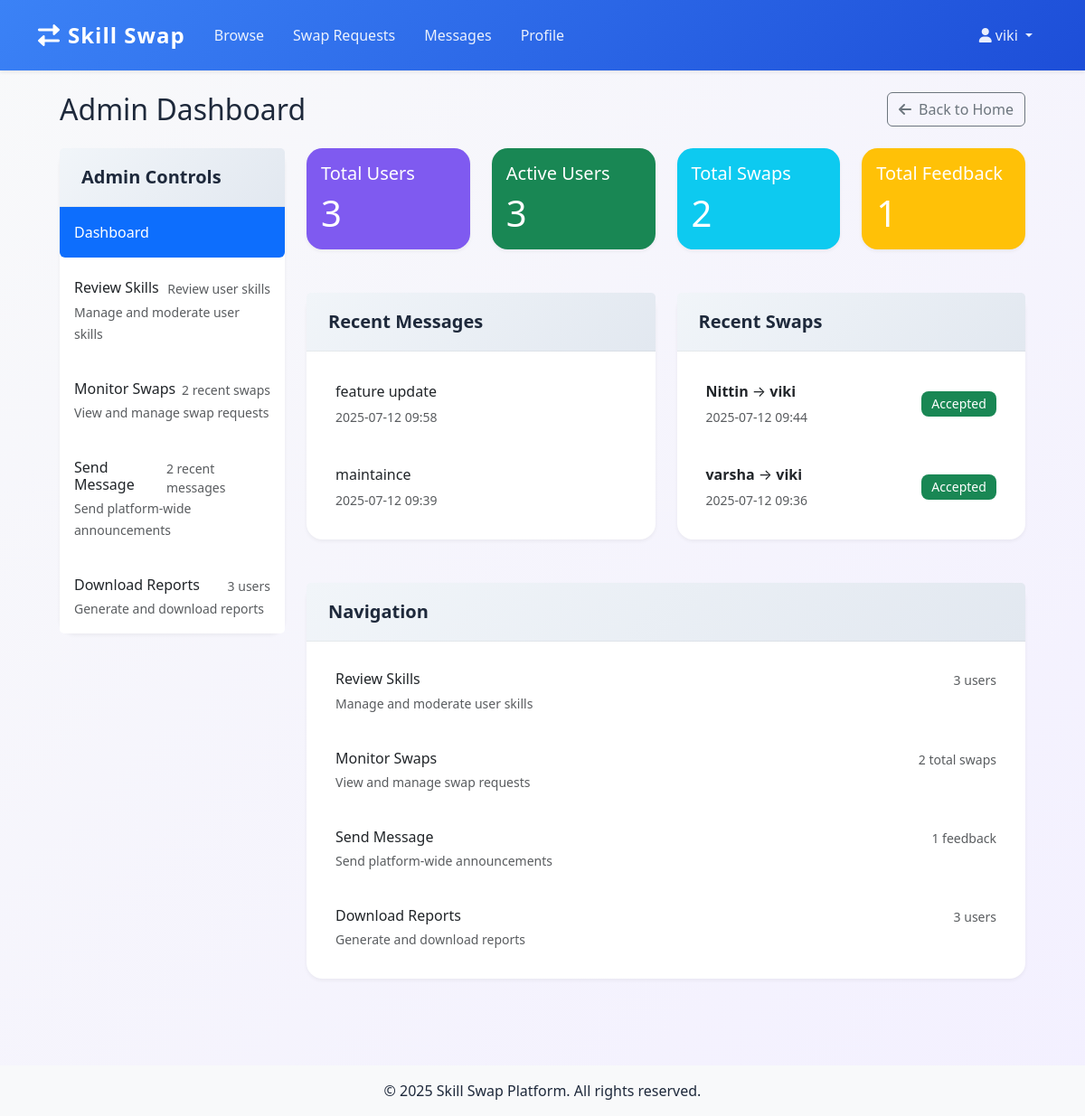
Page /admin (signed in) on the earlier database version.
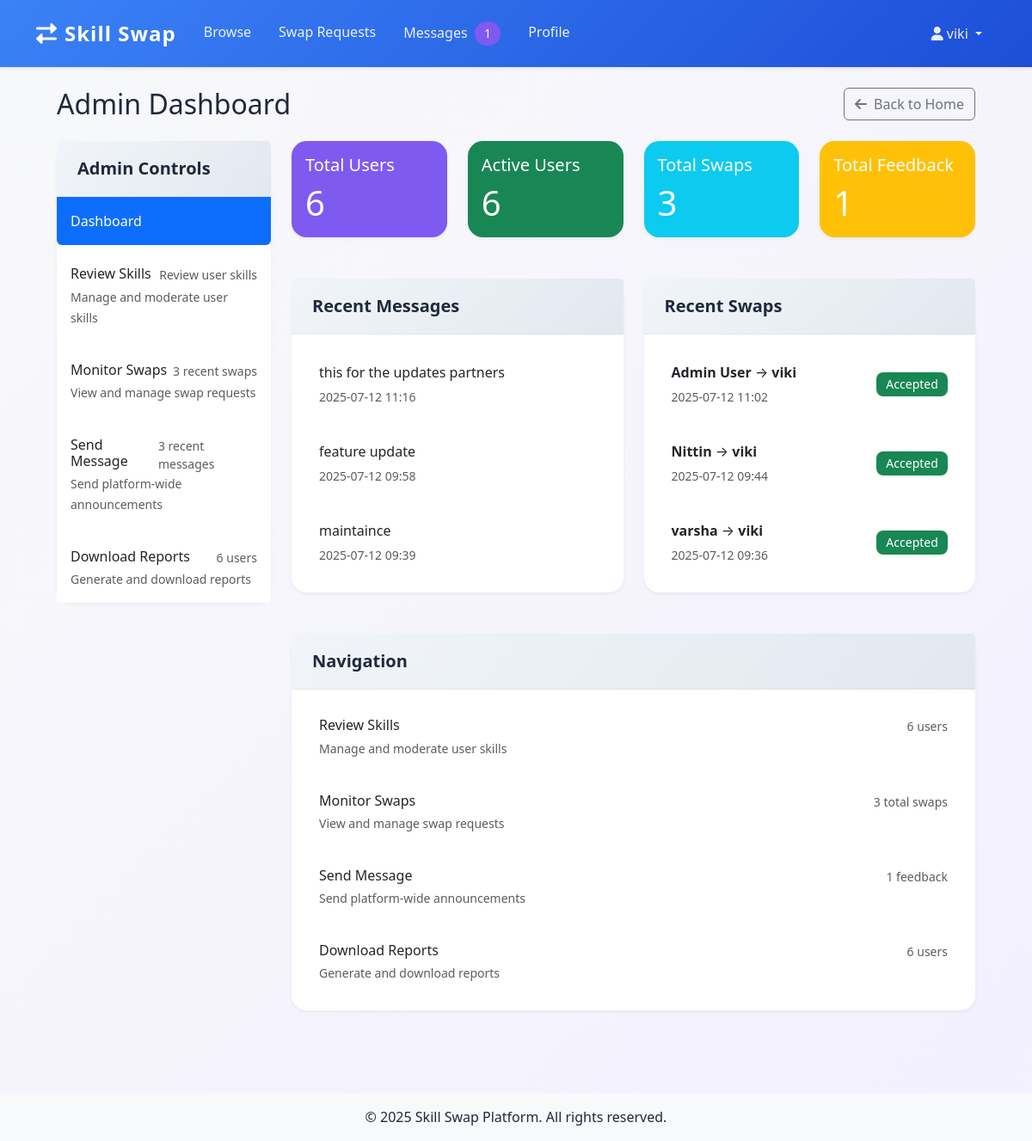
Same page on the later database version.
### models.py (models this page shows, shortened)
class User(UserMixin, db.Model):
    id = db.Column(db.Integer, primary_key=True)
    name = db.Column(db.String(150), nullable=False)
    email = db.Column(db.String(150), unique=True, nullable=False)
    location = db.Column(db.String(150))
    photo = db.Column(db.String(300))
    skills_offered = db.Column(db.String(300))
    skills_wanted = db.Column(db.String(300))
    availability = db.Column(db.String(100))
    is_public = db.Column(db.Boolean, default=True)
    is_admin = db.Column(db.Boolean, default=False)
    banned = db.Column(db.Boolean, default=False)
    password_hash = db.Column(db.String(150), nullable=False)

class AdminMessage(db.Model):
    id = db.Column(db.Integer, primary_key=True)
    user_id = db.Column(db.Integer, db.ForeignKey('user.id'), nullable=True, default=None)  # Make nullable with default
    message = db.Column(db.String(500))
    created_at = db.Column(db.DateTime, server_default=db.func.now())
    user = db.relationship('User', backref='admin_messages')

class SwapRequest(db.Model):
    id = db.Column(db.Integer, primary_key=True)
    from_user_id = db.Column(db.Integer, db.ForeignKey('user.id'))
    to_user_id = db.Column(db.Integer, db.ForeignKey('user.id'))
    skill_offered = db.Column(db.String(150))
    skill_wanted = db.Column(db.String(150))
    message = db.Column(db.String(500))  # Message from requester
    status = db.Column(db.String(20), default='pending')
    created_at = db.Column(db.DateTime, server_default=db.func.now())
    from_user = db.relationship('User', foreign_keys=[from_user_id])
    to_user = db.relationship('User', foreign_keys=[to_user_id])
    feedbacks = db.relationship('Feedback', backref='swap', lazy='dynamic')

### app.py (the view)
@app.route('/admin')
@login_required
def admin_dashboard():
    if not current_user.is_admin:
        abort(403)
    messages = AdminMessage.query.order_by(AdminMessage.created_at.desc()).limit(5).all()
    recent_swaps = SwapRequest.query.order_by(SwapRequest.created_at.desc()).limit(5).all()
    total_users = User.query.count()
    active_users = User.query.filter_by(is_public=True).count()
    total_swaps = SwapRequest.query.count()
    total_feedback = Feedback.query.count()
    return render_template('admin/dashboard.html',
        messages=messages,
        recent_swaps=recent_swaps,
        total_users=total_users,
        active_users=active_users,
        total_swaps=total_swaps,
        total_feedback=total_feedback)

### templates/admin/dashboard.html (shortened to what this page needs)
{% extends 'base.html' %}
{% block content %}
<div class="container-fluid">
    <div class="row mb-4">
        <div class="col-12">
            <div class="d-flex justify-content-between align-items-center">
                <h2 class="mb-0">Admin Dashboard</h2>
                <div>
                    <a href="{{ url_for('home') }}" class="btn btn-outline-secondary">
                        <i class="fas fa-arrow-left me-2"></i>Back to Home
                    </a>
                </div>
            </div>
        </div>
    </div>
    <div class="row">
        <div class="col-md-3">
            <div class="card">
                <div class="card-header bg-primary text-white">
                    <h5 class="mb-0">Admin Controls</h5>
                </div>
                <div class="list-group list-group-flush">
                    <a href="{{ url_for('admin_dashboard') }}" class="list-group-item list-group-item-action active">
                        Dashboard
                    </a>
                    <a href="{{ url_for('admin_review_skills') }}" class="list-group-item list-group-item-action">
                        <div class="d-flex w-100 justify-content-between">
                            <h6 class="mb-1">Review Skills</h6>
                            <small class="text-muted">Review user skills</small>
                        </div>
                        <small class="text-muted">Manage and moderate user skills</small>
                    </a>
                    <a href="{{ url_for('admin_monitor_swaps') }}" class="list-group-item list-group-item-action">
                        <div class="d-flex w-100 justify-content-between">
                            <h6 class="mb-1">Monitor Swaps</h6>
                            <small class="text-muted">{{ recent_swaps|length }} recent swaps</small>
                        </div>
                        <small class="text-muted">View and manage swap requests</small>
                    </a>
                    <a href="{{ url_for('admin_send_message') }}" class="list-group-item list-group-item-action">
                        <div class="d-flex w-100 justify-content-between">
                            <h6 class="mb-1">Send Message</h6>
                            <small class="text-muted">{{ messages|length }} recent messages</small>
                        </div>
                        <small class="text-muted">Send platform-wide announcements</small>
                    </a>
                    <a href="{{ url_for('admin_download_reports') }}" class="list-group-item list-group-item-action">
                        <div class="d-flex w-100 justify-content-between">
                            <h6 class="mb-1">Download Reports</h6>
                            <small class="text-muted">{{ total_users }} users</small>
                        </div>
                        <small class="text-muted">Generate and download reports</small>
                    </a>
                </div>
            </div>
        </div>
        <div class="col-md-9">
            <div class="row">
                <div class="col-md-3 mb-4">
                    <div class="card text-white bg-primary">
                        <div class="card-body">
                            <h5 class="card-title">Total Users</h5>
                            <p class="card-text display-6">{{ total_users }}</p>
                        </div>
                    </div>
                </div>
                <div class="col-md-3 mb-4">
                    <div class="card text-white bg-success">
                        <div class="card-body">
                            <h5 class="card-title">Active Users</h5>
                            <p class="card-text display-6">{{ active_users }}</p>
                        </div>
                    </div>
                </div>
                <div class="col-md-3 mb-4">
                    <div class="card text-white bg-info">
                        <div class="card-body">
                            <h5 class="card-title">Total Swaps</h5>
                            <p class="card-text display-6">{{ total_swaps }}</p>
                        </div>
                    </div>
                </div>
                <div class="col-md-3 mb-4">
                    <div class="card text-white bg-warning">
                        <div class="card-body">
                            <h5 class="card-title">Total Feedback</h5>
                            <p class="card-text display-6">{{ total_feedback }}</p>
                        </div>
                    </div>
                </div>
            </div>
            <div class="row">
                <div class="col-md-6 mb-4">
                    <div class="card">
                        <div class="card-header">
                            <h5 class="card-title mb-0">Recent Messages</h5>
                        </div>
                        <div class="card-body">
                            {% if messages %}
                            <ul class="list-group list-group-flush">
                                {% for message in messages %}
                                <li class="list-group-item">
                                    <div class="d-flex justify-content-between align-items-center">
                                        <div>
                                            <p class="mb-1">{{ message.message }}</p>
                                            <small class="text-muted">{{ message.created_at.strftime('%Y-%m-%d %H:%M') }}</small>
                                        </div>
                                    </div>
                                </li>
                                {% endfor %}
                            </ul>
                            {% else %}
                            <p class="text-muted">No recent messages.</p>
                            {% endif %}
                        </div>
                    </div>
                </div>
                <div class="col-md-6 mb-4">
                    <div class="card">
                        <div class="card-header">
                            <h5 class="card-title mb-0">Recent Swaps</h5>
                        </div>
                        <div class="card-body">
                            {% if recent_swaps %}
                            <ul class="list-group list-group-flush">
                                {% for swap in recent_swaps %}
                                <li class="list-group-item">
                                    <div class="d-flex justify-content-between align-items-center">
                                        <div>
                                            <p class="mb-1">
                                                <strong>{{ swap.from_user.name }}</strong> → <strong>{{ swap.to_user.name }}</strong>
                                            </p>
                                            <small class="text-muted">{{ swap.created_at.strftime('%Y-%m-%d %H:%M') }}</small>
                                        </div>
                                        <span class="badge bg-{{ 'success' if swap.status == 'accepted' else 'danger' if swap.status == 'rejected' else 'warning' }}">
                                            {{ swap.status.title() }}
                                        </span>
                                    </div>
                                </li>
                                {% endfor %}
                            </ul>
                            {% else %}
                            <p class="text-muted">No recent swaps.</p>
                            {% endif %}
                        </div>
                    </div>
                </div>
            </div>
            <div class="row">
                <div class="col-12">
                    <div class="card">
                        <div class="card-header">
                            <h5 class="card-title mb-0">Navigation</h5>
                        </div>
                        <div class="card-body">
                            <div class="list-group">
                                <a href="{{ url_for('admin_review_skills') }}" class="list-group-item list-group-item-action">
                                    <div class="d-flex w-100 justify-content-between">
                                        <h6 class="mb-1">Review Skills</h6>
                                        <small class="text-muted">{{ total_users }} users</small>
                                    </div>
                                    <small class="text-muted">Manage and moderate user skills</small>
                                </a>
                                <a href="{{ url_for('admin_monitor_swaps') }}" class="list-group-item list-group-item-action">
                                    <div class="d-flex w-100 justify-content-between">
                                        <h6 class="mb-1">Monitor Swaps</h6>
                                        <small class="text-muted">{{ total_swaps }} total swaps</small>
                                    </div>
                                    <small class="text-muted">View and manage swap requests</small>
                                </a>
                                <a href="{{ url_for('admin_send_message') }}" class="list-group-item list-group-item-action">
                                    <div class="d-flex w-100 justify-content-between">
                                        <h6 class="mb-1">Send Message</h6>
                                        <small class="text-muted">{{ total_feedback }} feedback</small>
                                    </div>
                                    <small class="text-muted">Send platform-wide announcements</small>
                                </a>
                                <a href="{{ url_for('admin_download_reports') }}" class="list-group-item list-group-item-action">
                                    <div class="d-flex w-100 justify-content-between">
                                        <h6 class="mb-1">Download Reports</h6>
                                        <small class="text-muted">{{ total_users }} users</small>
                                    </div>
                                    <small class="text-muted">Generate and download reports</small>
                                </a>
                            </div>
                        </div>
                    </div>
                </div>
            </div>
        </div>
    </div>
</div>
{% endblock %}

### templates/base.html (shortened to what this page needs)
<!DOCTYPE html>
<html lang="en">
<head>
    <link href="https://cdn.jsdelivr.net/npm/bootstrap@5.3.0/dist/css/bootstrap.min.css" rel="stylesheet">
    <link href="https://cdnjs.cloudflare.com/ajax/libs/font-awesome/6.0.0/css/all.min.css" rel="stylesheet">
    <link rel="stylesheet" href="{{ url_for('static', filename='custom.css') }}">
</head>
<body>
    <nav class="navbar navbar-expand-lg navbar-dark bg-primary shadow-sm">
        <div class="container">
            <a class="navbar-brand" href="{{ url_for('home') }}">
                <i class="fas fa-exchange-alt me-2"></i>Skill Swap
            </a>
            <div class="collapse navbar-collapse" id="navbarNav">
                <ul class="navbar-nav me-auto">
                    <li class="nav-item">
                        <a class="nav-link" href="{{ url_for('browse') }}">Browse</a>
                    </li>
                    <li class="nav-item">
                        <a class="nav-link" href="{{ url_for('swap_requests') }}">Swap Requests</a>
                    </li>
                    {% if current_user.is_authenticated %}
                    <li class="nav-item">
                        <a class="nav-link" href="{{ url_for('messages') }}">
                            Messages
                            {% if unread_messages > 0 %}
                            <span class="badge bg-primary rounded-pill ms-1">{{ unread_messages }}</span>
                            {% endif %}
                        </a>
                    </li>
                    <li class="nav-item">
                        <a class="nav-link" href="{{ url_for('profile') }}">Profile</a>
                    </li>
                    {% endif %}
                </ul>
                <ul class="navbar-nav">
                    {% if current_user.is_authenticated %}
                    <li class="nav-item dropdown">
                        <a class="nav-link dropdown-toggle" href="#" id="navbarDropdown" role="button" data-bs-toggle="dropdown">
                            <i class="fas fa-user me-1"></i>{{ current_user.name }}
                        </a>
                    </li>
                    {% endif %}
                </ul>
            </div>
        </div>
    </nav>
    <main class="container py-4">
        <div class="container-fluid">
            {% block content %}{% endblock %}
        </div>
    </main>
    <footer class="bg-light py-3 mt-5">
        <div class="container text-center">
            <p class="mb-0">&copy; 2025 Skill Swap Platform. All rights reserved.</p>
        </div>
    </footer>
</body>
</html>

Differences in the rows shown:
added AdminMessage: message "this for the updates partners", created_at "2025-07-12 11:16"
added SwapRequest: from_user.name "Admin User", to_user.name "viki", created_at "2025-07-12 11:02", status "Accepted"
Other differences:
{{ unread_messages }}: (not shown) → "1"
{{ recent_swaps|length }}: "2" → "3"
{{ messages|length }}: "2" → "3"
{{ total_users }}: "3" → "6"
{{ active_users }}: "3" → "6"
{{ total_swaps }}: "2" → "3"
